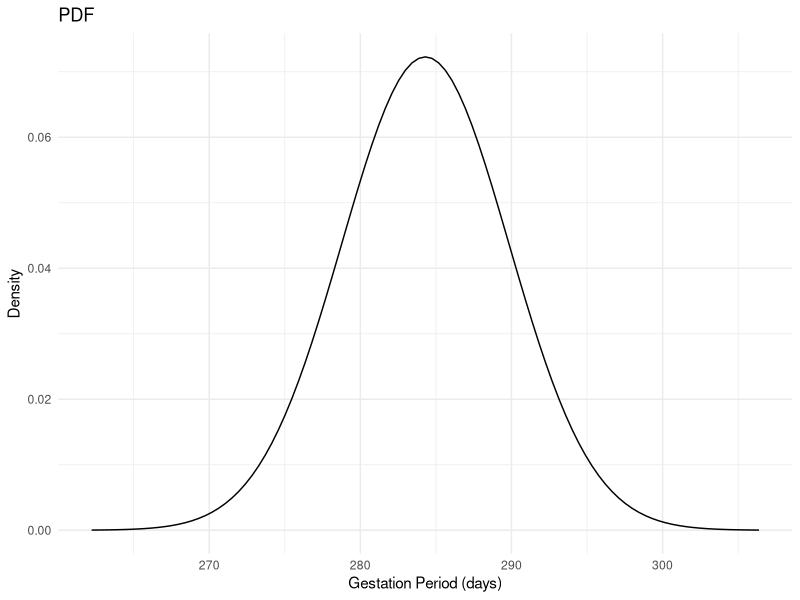
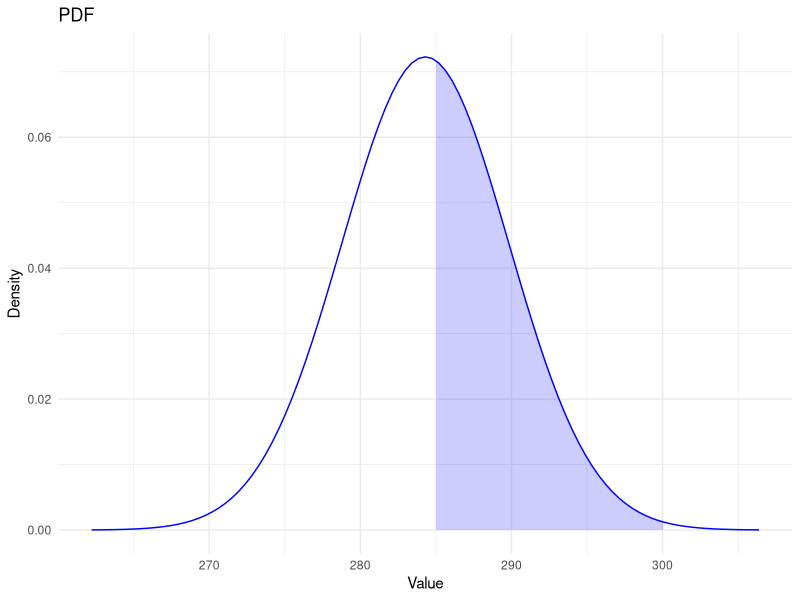
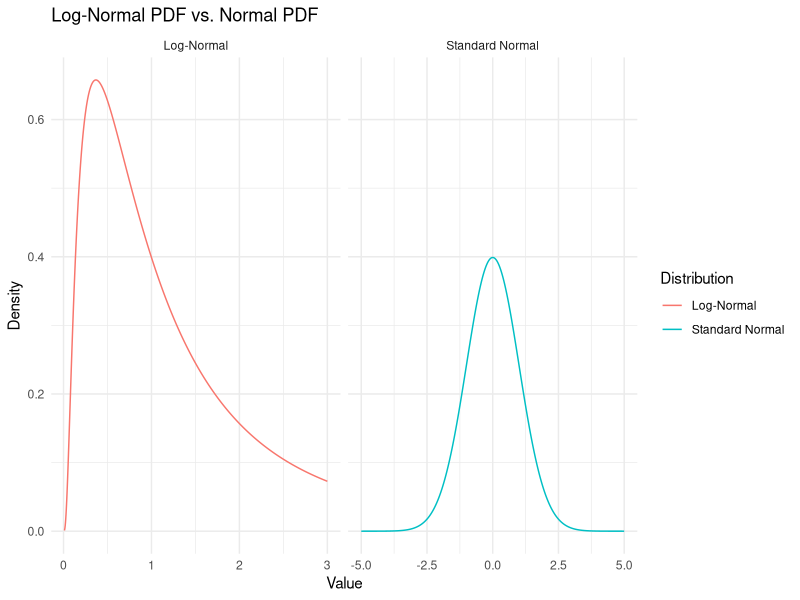
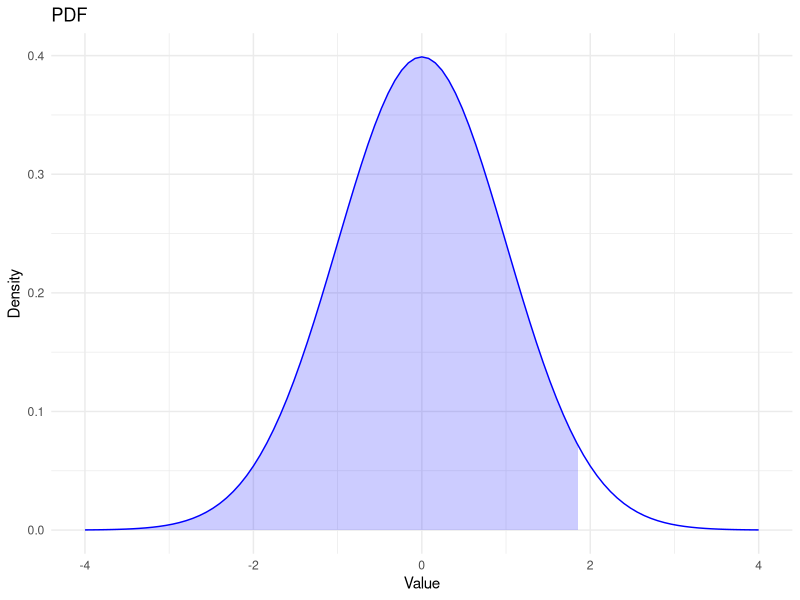
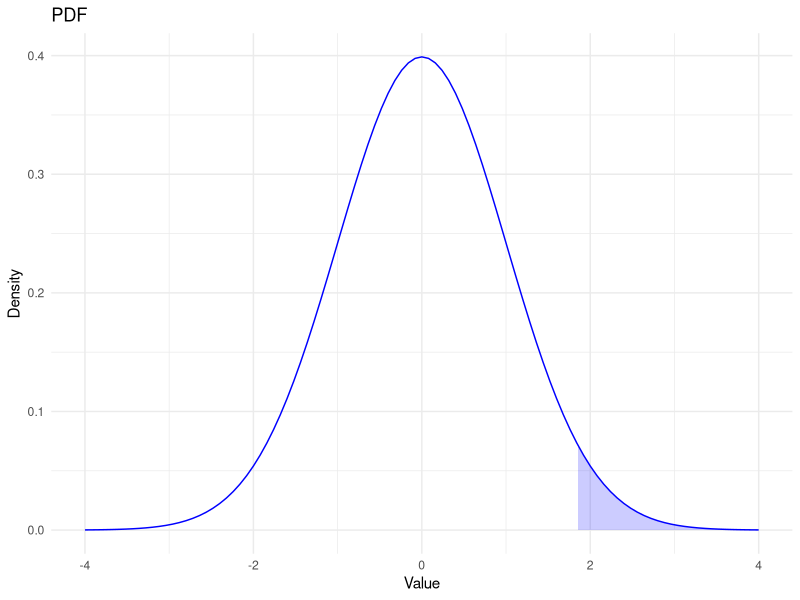
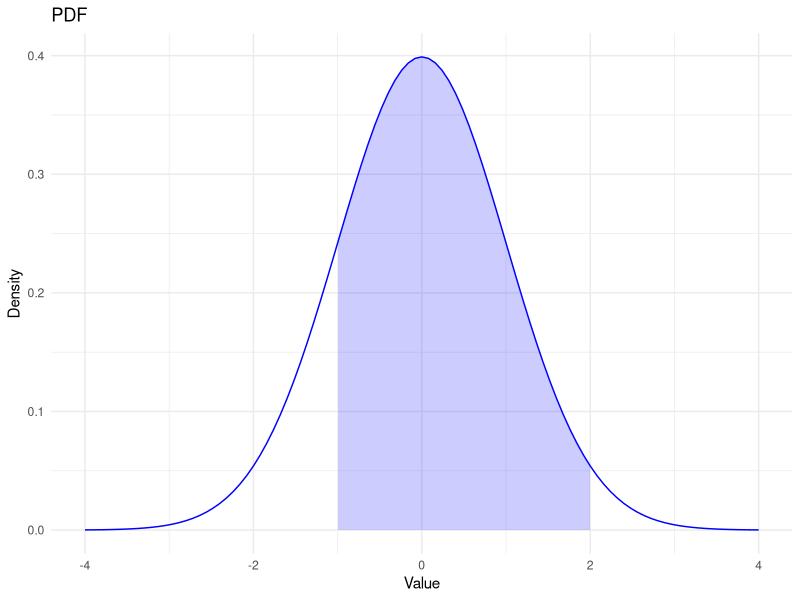
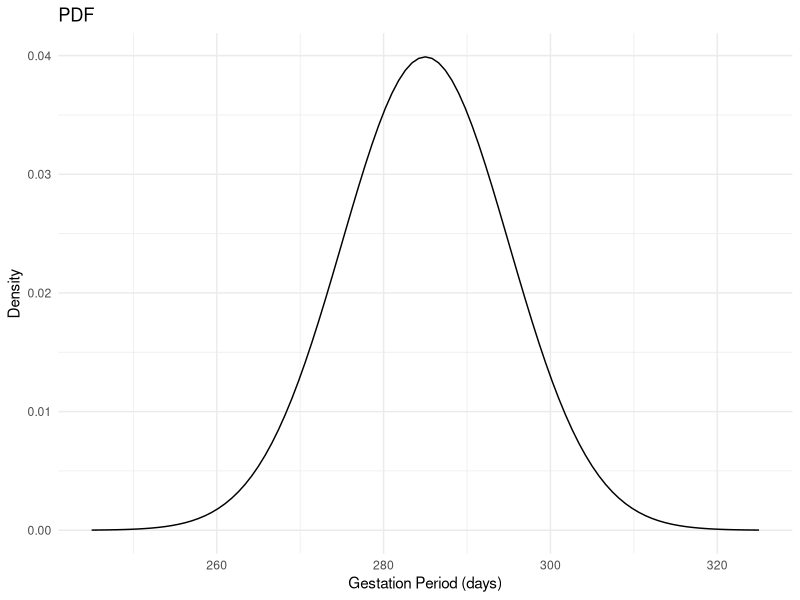
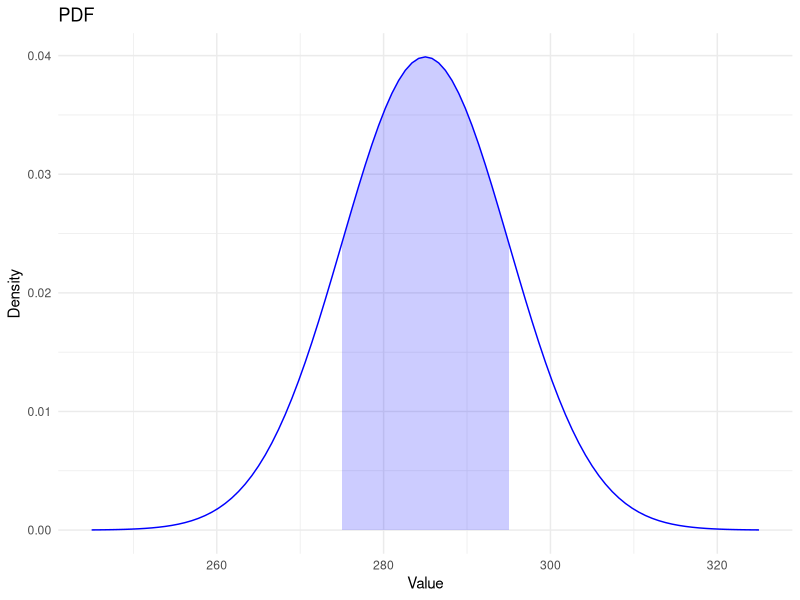

The R script that drew these images, in order:
## ---- chunk 1
library(ggplot2)
# Define the mean and standard deviation
mean <- 284.3
sd <- 5.52
# Create a sequence of x values
x_values <- seq(mean - 4*sd, mean + 4*sd, length.out = 1000)
# Create a ggplot
ggplot(data.frame(x_values), aes(x = x_values)) +
  stat_function(fun = dnorm, args = list(mean = mean, sd = sd)) +
  labs(title = "PDF", x = "Gestation Period (days)", y = "Density") +
  theme_minimal()
## ---- chunk 2

# Load the ggplot2 library
library(ggplot2)

# Define the mean and standard deviation
mean <- 284.3
sd <- 5.52

# Define the range for the shaded area
lower_bound <- 285
upper_bound <- 300

# Create a data frame for the x values
x_values <- seq(mean - 4*sd, mean + 4*sd, length.out = 1000)
df <- data.frame(x = x_values)

# Create the ggplot object
ggplot(df, aes(x)) +
  stat_function(fun = dnorm, args = list(mean = mean, sd = sd), colour = "blue") +
  geom_area(stat = "function", fun = dnorm, args = list(mean = mean, sd = sd),
            xlim = c(lower_bound, upper_bound), fill = "blue", alpha = 0.2) +
  labs(title = "PDF", x = "Value", y = "Density") +
  theme_minimal()

## ---- chunk 3
library(ggplot2)

# Data for standard normal distribution
x_norm <- seq(-5, 5, length.out = 1000)
y_norm <- dnorm(x_norm)

# Data for log-normal distribution
x_lognorm <- seq(0.01, 3, length.out = 1000) # Avoid starting at 0 to prevent log(0)
y_lognorm <- dlnorm(x_lognorm)

# Data frame for standard normal
df_norm <- data.frame(x = x_norm, y = y_norm, Distribution = 'Standard Normal')

# Data frame for log-normal
df_lognorm <- data.frame(x = x_lognorm, y = y_lognorm, Distribution = 'Log-Normal')

# Combine data frames
df <- rbind(df_norm, df_lognorm)

# Plot
ggplot(df, aes(x = x, y = y, color = Distribution)) + 
  geom_line() + 
  facet_wrap(~Distribution, scales = 'free_x') + 
  theme_minimal() + 
  labs(title = "Log-Normal PDF vs. Normal PDF", 
       x = "Value", 
       y = "Density")

## ---- chunk 4
pnorm(0)
## ---- chunk 5
pnorm(1.85)
## ---- chunk 6
# Load the ggplot2 library
library(ggplot2)

# Define the mean and standard deviation
mean <- 0
sd <- 1

# Define the range for the shaded area
lower_bound <- -4
upper_bound <- 1.85

# Create a data frame for the x values
x_values <- seq(mean - 4*sd, mean + 4*sd, length.out = 1000)
df <- data.frame(x = x_values)

# Create the ggplot object
ggplot(df, aes(x)) +
  stat_function(fun = dnorm, args = list(mean = mean, sd = sd), colour = "blue") +
  geom_area(stat = "function", fun = dnorm, args = list(mean = mean, sd = sd),
            xlim = c(lower_bound, upper_bound), fill = "blue", alpha = 0.2) +
  labs(title = "PDF", x = "Value", y = "Density") +
  theme_minimal()
## ---- chunk 7
1-pnorm(1.85)
## ---- chunk 8
# Load the ggplot2 library
library(ggplot2)

# Define the mean and standard deviation
mean <- 0
sd <- 1

# Define the range for the shaded area
lower_bound <- 1.85
upper_bound <- 4

# Create a data frame for the x values
x_values <- seq(mean - 4*sd, mean + 4*sd, length.out = 1000)
df <- data.frame(x = x_values)

# Create the ggplot object
ggplot(df, aes(x)) +
  stat_function(fun = dnorm, args = list(mean = mean, sd = sd), colour = "blue") +
  geom_area(stat = "function", fun = dnorm, args = list(mean = mean, sd = sd),
            xlim = c(lower_bound, upper_bound), fill = "blue", alpha = 0.2) +
  labs(title = "PDF", x = "Value", y = "Density") +
  theme_minimal()
## ---- chunk 9
pnorm(2)
pnorm(-1)
pnorm(2) - pnorm(-1)
## ---- chunk 10
# Load the ggplot2 library
library(ggplot2)

# Define the mean and standard deviation
mean <- 0
sd <- 1

# Define the range for the shaded area
lower_bound <- -1
upper_bound <- 2

# Create a data frame for the x values
x_values <- seq(mean - 4*sd, mean + 4*sd, length.out = 1000)
df <- data.frame(x = x_values)

# Create the ggplot object
ggplot(df, aes(x)) +
  stat_function(fun = dnorm, args = list(mean = mean, sd = sd), colour = "blue") +
  geom_area(stat = "function", fun = dnorm, args = list(mean = mean, sd = sd),
            xlim = c(lower_bound, upper_bound), fill = "blue", alpha = 0.2) +
  labs(title = "PDF", x = "Value", y = "Density") +
  theme_minimal()
## ---- chunk 11
library(ggplot2)
# Define the mean and standard deviation
mean <- 285
sd <- 10
# Create a sequence of x values
x_values <- seq(mean - 4*sd, mean + 4*sd, length.out = 1000)
# Create a ggplot
ggplot(data.frame(x_values), aes(x = x_values)) +
  stat_function(fun = dnorm, args = list(mean = mean, sd = sd)) +
  labs(title = "PDF", x = "Gestation Period (days)", y = "Density") +
  theme_minimal()
## ---- chunk 12
# Load the ggplot2 library
library(ggplot2)

# Define the mean and standard deviation
mean <- 285
sd <- 10

# Define the range for the shaded area
lower_bound <- 275
upper_bound <- 295

# Create a data frame for the x values
x_values <- seq(mean - 4*sd, mean + 4*sd, length.out = 1000)
df <- data.frame(x = x_values)

# Create the ggplot object
ggplot(df, aes(x)) +
  stat_function(fun = dnorm, args = list(mean = mean, sd = sd), colour = "blue") +
  geom_area(stat = "function", fun = dnorm, args = list(mean = mean, sd = sd),
            xlim = c(lower_bound, upper_bound), fill = "blue", alpha = 0.2) +
  labs(title = "PDF", x = "Value", y = "Density") +
  theme_minimal()
## ---- chunk 13
# Load the ggplot2 library
library(ggplot2)

# Define the mean and standard deviation
mean <- 285
sd <- 10

# Define the range for the shaded area
lower_bound <- 265
upper_bound <- 305

# Create a data frame for the x values
x_values <- seq(mean - 4*sd, mean + 4*sd, length.out = 1000)
df <- data.frame(x = x_values)

# Create the ggplot object
ggplot(df, aes(x)) +
  stat_function(fun = dnorm, args = list(mean = mean, sd = sd), colour = "blue") +
  geom_area(stat = "function", fun = dnorm, args = list(mean = mean, sd = sd),
            xlim = c(lower_bound, upper_bound), fill = "blue", alpha = 0.2) +
  labs(title = "PDF", x = "Value", y = "Density") +
  theme_minimal()
## ---- chunk 14
pnorm(1, mean = 1.4, sd = 0.2)
## ---- chunk 15
qnorm(0.05, mean = 1.4, sd = 0.2) # 5th percentile
## ---- chunk 16
qnorm(0.95, mean = 1.4, sd = 0.2) # 95th percentile
## ---- chunk 17
# Load the data
TcCB <- read.csv("data/TcCB.csv")

# Perform the Shapiro-Wilk test
shapiro.test(TcCB$TcCB)

